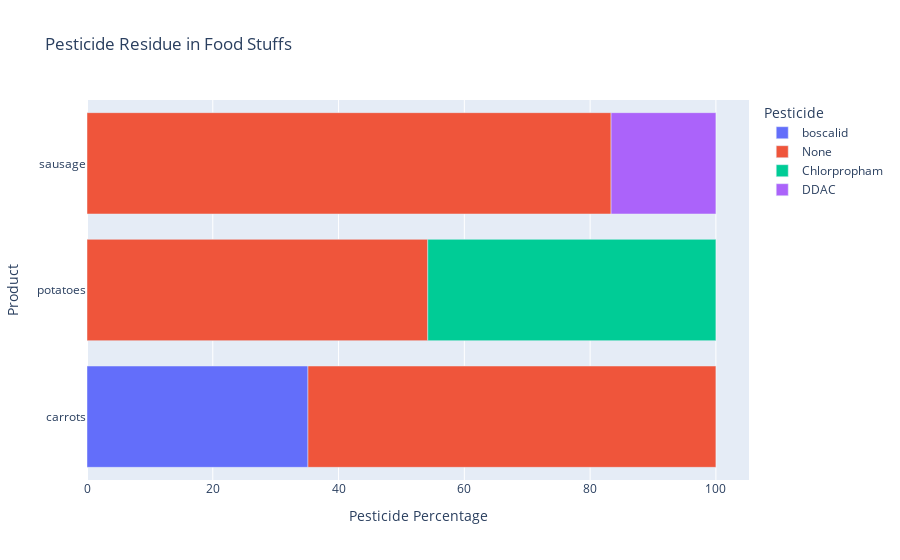

Notebook source saved alongside this figure:
### Code cell
product_to_search = ['carrots', 'potatoes', 'sausage', 'pink']

user_searched_product_whole(product_to_search)

### Figure 1 — Plotly figure (JSON) as saved in the notebook; plotly's stock layout.template omitted (floating-point values rounded to 4 significant figures)
{"data": [{"alignmentgroup": "True", "hovertemplate": "Pesticide=boscalid<br>Pesticide Percentage=%{x}<br>Product=%{y}<extra></extra>", "legendgroup": "boscalid", "marker": {"color": "#636efa"}, "name": "boscalid", "offsetgroup": "boscalid", "orientation": "h", "showlegend": true, "textposition": "auto", "type": "bar", "x": [35.14], "xaxis": "x", "y": ["carrots"], "yaxis": "y"}, {"alignmentgroup": "True", "hovertemplate": "Pesticide=None<br>Pesticide Percentage=%{x}<br>Product=%{y}<extra></extra>", "legendgroup": "None", "marker": {"color": "#EF553B"}, "name": "None", "offsetgroup": "None", "orientation": "h", "showlegend": true, "textposition": "auto", "type": "bar", "x": [64.86, 54.19, 83.33], "xaxis": "x", "y": ["carrots", "potatoes", "sausage"], "yaxis": "y"}, {"alignmentgroup": "True", "hovertemplate": "Pesticide=Chlorpropham<br>Pesticide Percentage=%{x}<br>Product=%{y}<extra></extra>", "legendgroup": "Chlorpropham", "marker": {"color": "#00cc96"}, "name": "Chlorpropham", "offsetgroup": "Chlorpropham", "orientation": "h", "showlegend": true, "textposition": "auto", "type": "bar", "x": [45.81], "xaxis": "x", "y": ["potatoes"], "yaxis": "y"}, {"alignmentgroup": "True", "hovertemplate": "Pesticide=DDAC<br>Pesticide Percentage=%{x}<br>Product=%{y}<extra></extra>", "legendgroup": "DDAC", "marker": {"color": "#ab63fa"}, "name": "DDAC", "offsetgroup": "DDAC", "orientation": "h", "showlegend": true, "textposition": "auto", "type": "bar", "x": [16.67], "xaxis": "x", "y": ["sausage"], "yaxis": "y"}], "layout": {"barmode": "relative", "legend": {"title": {"text": "Pesticide"}, "tracegroupgap": 0}, "title": {"text": "Pesticide Residue in Food Stuffs"}, "xaxis": {"anchor": "y", "domain": [0, 1], "title": {"text": "Pesticide Percentage"}}, "yaxis": {"anchor": "x", "domain": [0, 1], "title": {"text": "Product"}}}}
